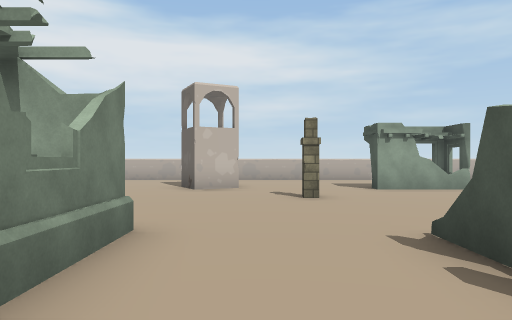
view 1 (above)

16 first-person views from a walk through a 3-D level made in the Unity game engine. The camera is 1.5 m above the floor, looks level and sees 70° across. The floor is counted in squares, 2 m on a side. Each view is taken from the middle of a square. On the plan, view 1 faces up. The plan holds only what a view shows up to about 11 squares ahead; the rest is blank. The place goes on beyond the plan. Some surface patterns are stand-ins.

view 2
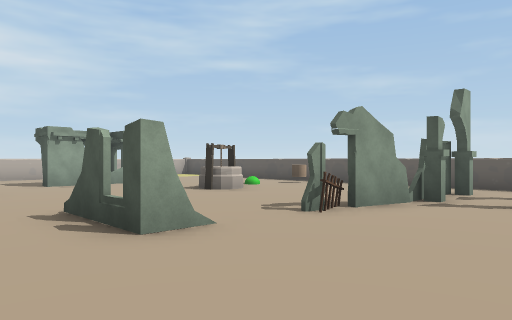

view 3
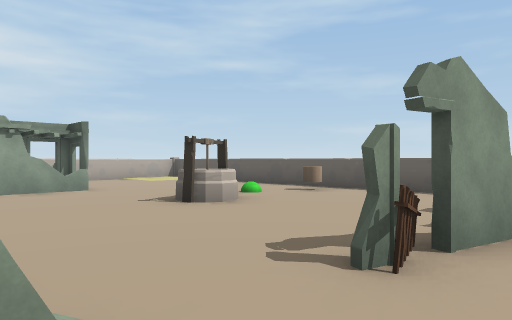

view 4
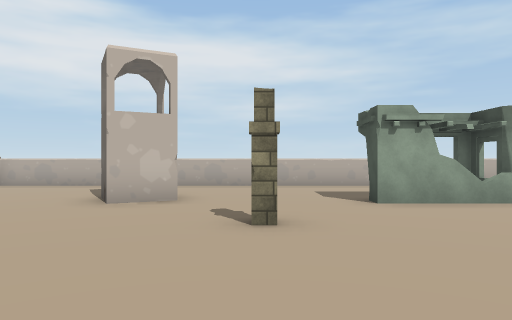

view 5
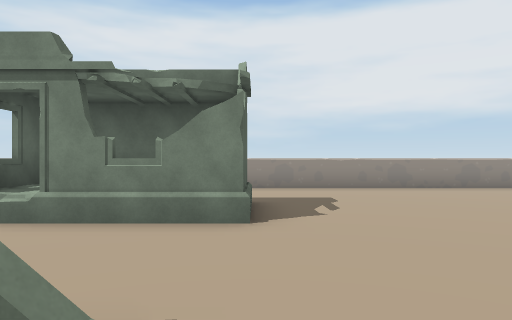

view 6
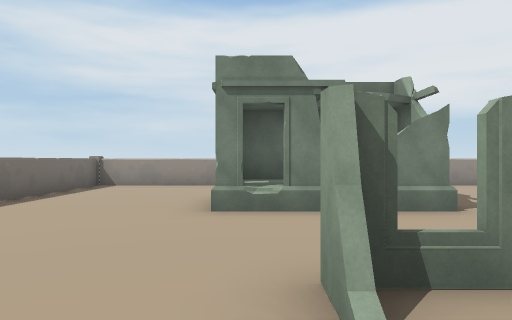

view 7
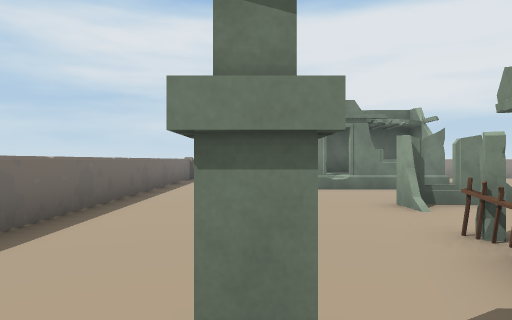

view 8
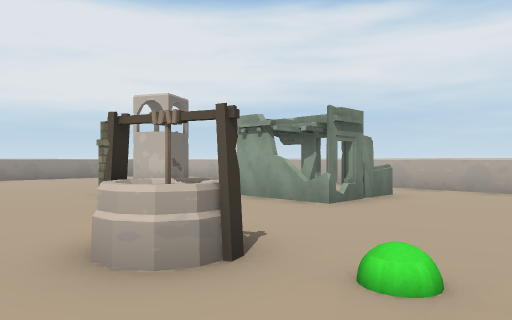

view 9
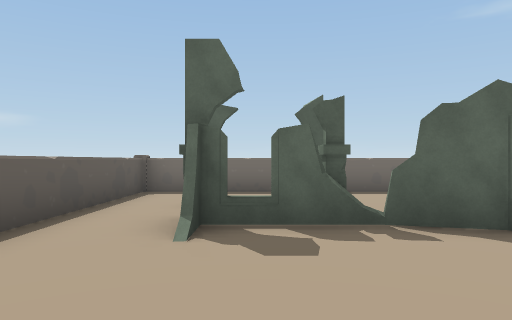

view 10
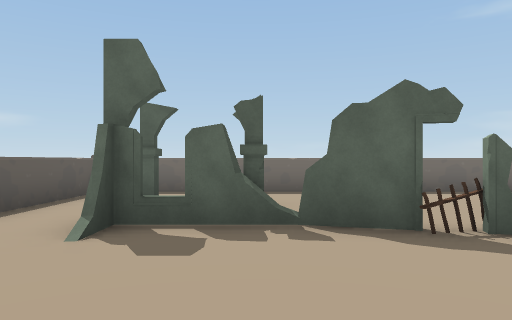

view 11
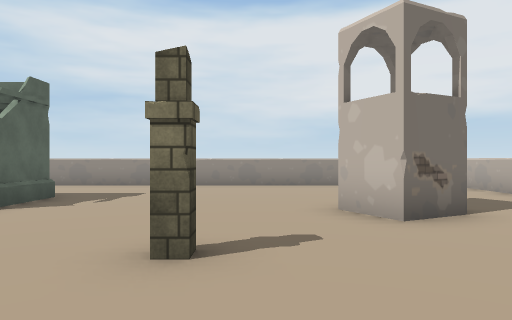

view 12
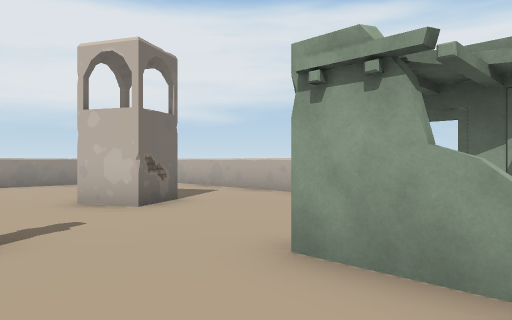

view 13
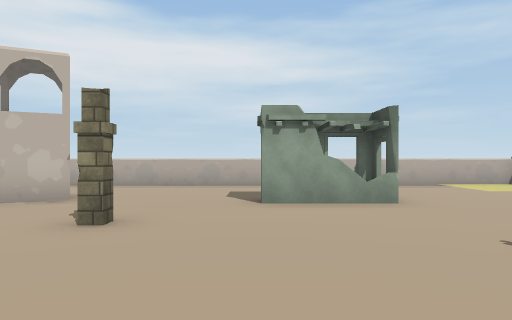

view 14
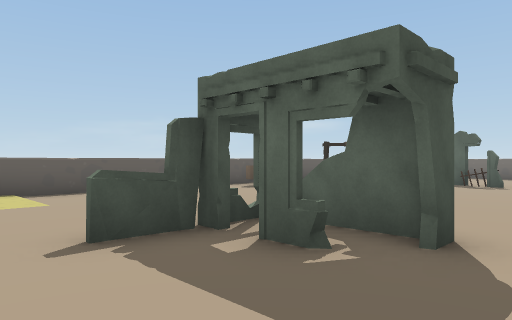

view 15
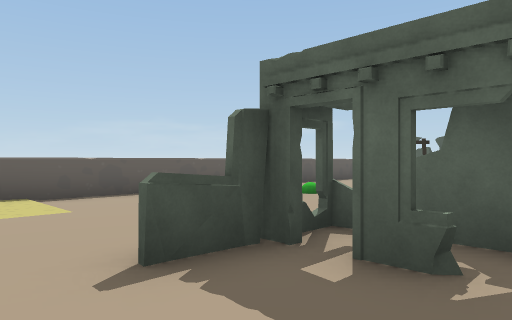

view 16
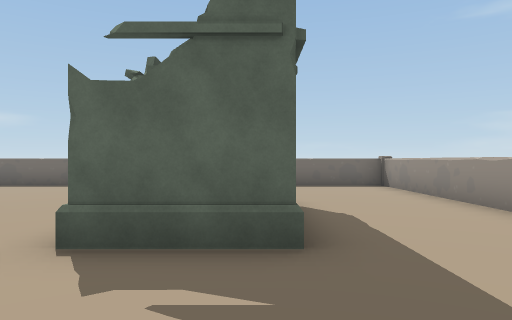

### Floor plan
Points are (right, up) in squares from view 1. A wall is a line through its corners. A room is listed if a view was taken in it or the views show most of it. See-through windows are left out.
Room 1 (views 1, 2, 3, 4, 5, 6, 7, 8, 9, 10, 11, 12, 13, 14, 15, 16)
walls: (5.3, 10.5) (5.4, 11.8); (5.5, 11.8) (5.5, 10.5); (7.2, -0.8) (7.2, -1.2); (8.6, -1.2) (8.6, -0.8); (-6.7, 10.9) (-6.7, -3.6) (10.7, -3.6) (10.7, 11.7); (10.5, 13.7) (-6.5, 13.7)
objects: house (-3, 1) to (-2, 4); other object (-1, 10); pillar (1, 7); other object (2, 2) to (2, 3); house (3, 9) to (5, 10); railing (5, 1); other object (6, 1); well (6, 5) to (7, 6); other object (7, 1) to (9, 1); cylinder (10, 6)

Where each view was taken, in squares from view 1:
view 1: 0 up, 0 right, facing up
view 2: 2 down, 0 right, facing up-right
view 3: 0 up, 2 right, facing up-right
view 4: 3 up, 1 right, facing up
view 5: 4 up, 3 right, facing left
view 6: 1 up, 4 right, facing left
view 7: 1 down, 8 right, facing left
view 8: 4 up, 9 right, facing up-left
view 9: 5 up, 8 right, facing down
view 10: 5 up, 7 right, facing down
view 11: 8 up, 4 right, facing left
view 12: 7 up, 5 right, facing up-left
view 13: 3 up, 3 right, facing up
view 14: 13 up, 2 right, facing down-right
view 15: 13 up, 3 right, facing down-right
view 16: 7 up, 3 left, facing down
